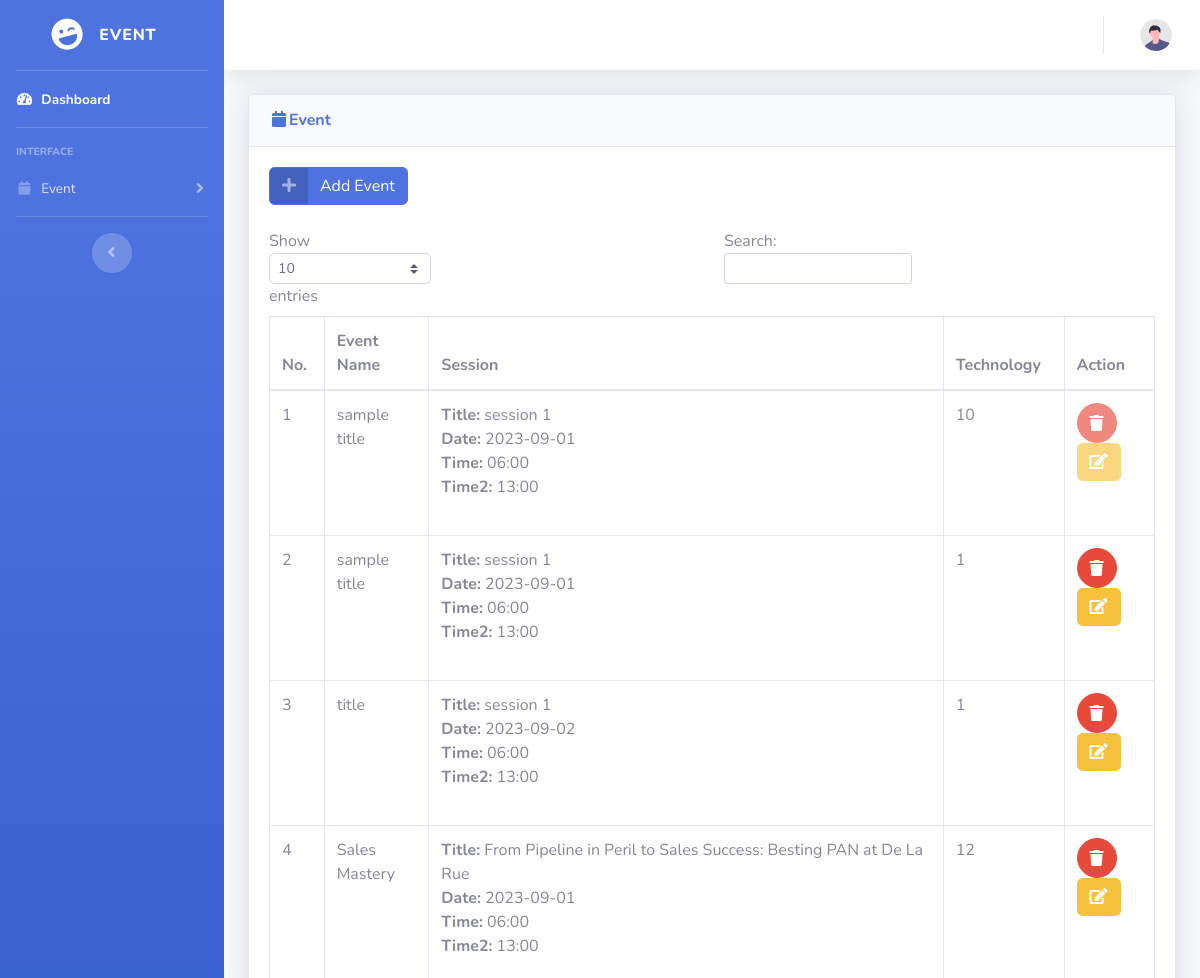
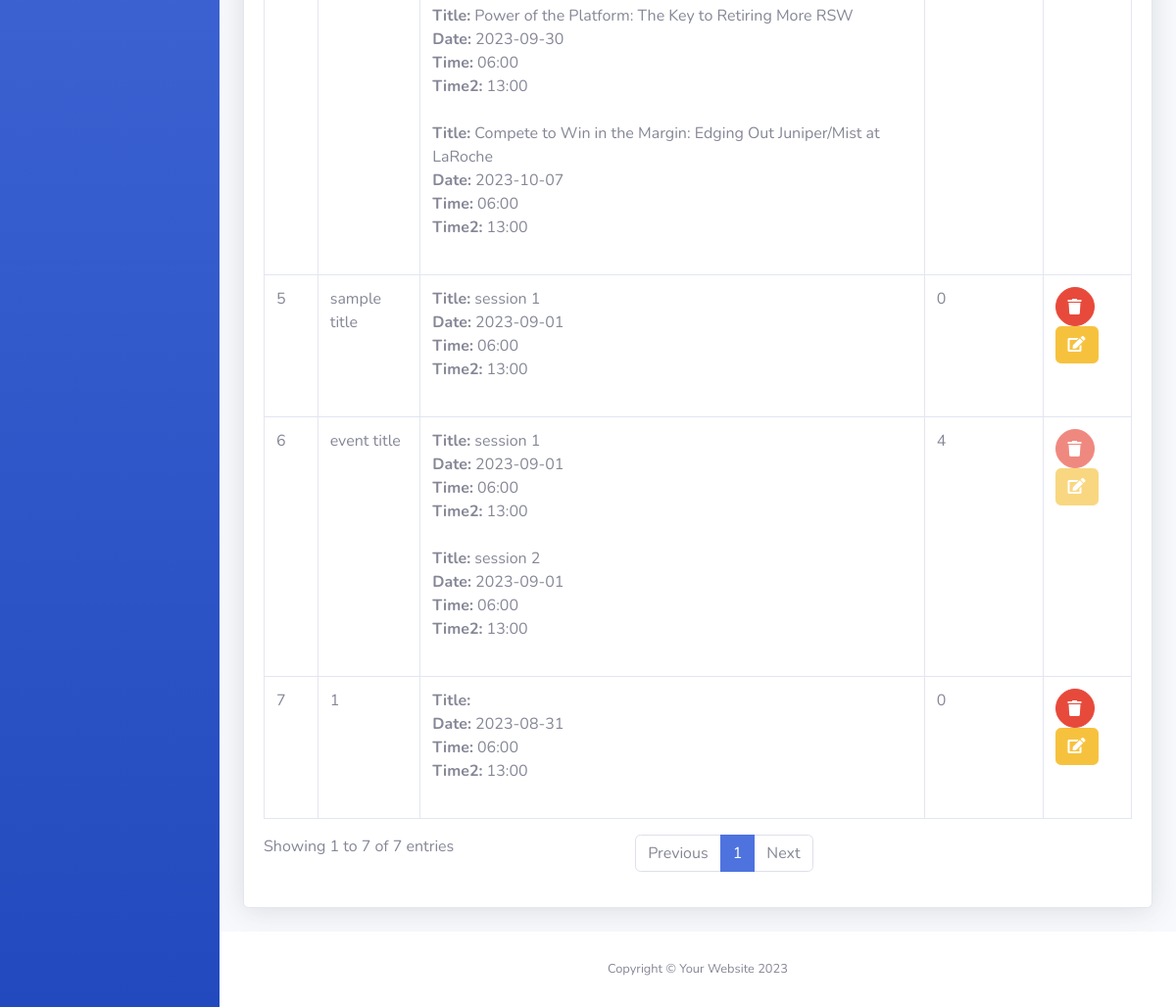
The page /event.php (signed in) on the database its author committed (2 pictures, top to bottom).
### tables this page shows
CREATE TABLE `events` (
  `event_id` int(11) NOT NULL,
  `event_title` varchar(255) NOT NULL,
  `user_id` int(11) NOT NULL,
  `event_status` int(11) NOT NULL COMMENT '0 = deleted\r\n1 = active\r\n2 = already answer'
);

CREATE TABLE `event_sessions` (
  `session_id` int(11) NOT NULL,
  `event_id` int(11) NOT NULL,
  `session_title` varchar(255) NOT NULL,
  `date1` varchar(10) NOT NULL,
  `time1` varchar(10) NOT NULL,
  `time2` varchar(255) NOT NULL
);

### connection.php (called while the page is built, shortened)
<?php
	function getRecord($con, $strSql){
		$arrRec = [];
		$i = 0;
		if ($rs = mysqli_query($con, $strSql)) {
			if(mysqli_num_rows($rs) > 0) {
				while($rec = mysqli_fetch_array($rs)){
					foreach ($rec as $key => $value) {
						$arrRec[$i][$key] = $value;
					}
					$i++;
				}
			}
		}
		else
			die("ERROR: Could not Execute your request!");
		return $arrRec;
		}
?>

### event.php (the view, shortened to what this page needs)
<?php
    include 'connection.php';
    $user_id = $_SESSION['user_id'];
    function getEventSessionsInfo($connection, $event_id) {
        $sessionsInfo = array();
        $sql = "SELECT session_title, date1, time1, time2 FROM event_sessions WHERE event_id = '$event_id'";
        $result = mysqli_query($connection, $sql);
        if ($result) {
            while ($row = mysqli_fetch_assoc($result)) {
                $sessionsInfo[] = $row;
            }
        }
        return $sessionsInfo;
    }
    function getEventTechnologyLineCount($connection, $event_id) {
        $techlineCount = "";
        $sql = "SELECT COUNT(*) as tech_count FROM product_technology_lines WHERE event_id = '$event_id'";
        $result = mysqli_query($connection, $sql);
        if ($result) {
            $row = mysqli_fetch_assoc($result);
            $techlineCount = $row['tech_count'];
            return $techlineCount;
        }
        else{
        }
        return $techlineCount;
    }
?>
<!DOCTYPE html>
<html lang="en">
<head>
    <?php include'link.php'; ?>
</head>
<body id="page-top">
    <div id="wrapper">
        <?php include 'sidebar.php'; ?>
        <div id="content-wrapper" class="d-flex flex-column">
            <div id="content">
                <?php include 'topbar.php'; ?>
                <div class="container-fluid">
                    <div class="card shadow mb-4">
                        <div class="card-header py-3">
                            <h6 class="m-0 font-weight-bold text-primary"><i class="fas fa-fw fa-calendar"></i>Event</h6>
                        </div>
                        <div class="card-body">
                            <a href="event-add.php" class="btn btn-primary btn-icon-split">
                                <span class="icon text-white-50">
                                    <i class="fas fa-plus"></i>
                                </span>
                                <span class="text">Add Event</span>
                            </a>
                            <br><br>
                            <div class="table-responsive">
                                <table class="table table-bordered" id="dataTable" width="100%" cellspacing="0">
                                    <thead>
                                        <tr>
                                            <th>No.</th>
                                            <th>Event Name</th>
                                            <th>Session</th>
                                            <th>Technology</th>
                                            <th>Action</th>
                                        </tr>
                                    </thead>
                                    <tbody>
                                        <?php
                                        $con = openConnection();
                                        $strSql = "SELECT * FROM events where user_id = '$user_id'";
                                        $result = getRecord($con, $strSql);
                                        foreach ($result as $key => $event) {
                                            $event_status = $event['event_status'];
                                            echo
                                            '<tr>
                                                <td>' . ($key + 1) . '</td>
                                                <td>' . $event['event_title'] . '</td>';
                                            $eventSessions = getEventSessionsInfo($con, $event['event_id']);
                                            echo '<td>';
                                            foreach ($eventSessions as $session) {
                                                echo '<strong>Title:</strong> ' . $session['session_title'] . '<br>';
                                                echo '<strong>Date:</strong> ' . $session['date1'] . '<br>';
                                                echo '<strong>Time:</strong> ' . $session['time1'] . '<br>';
                                                echo '<strong>Time2:</strong> ' . $session['time2'] . '<br><br>';
                                            }
                                            echo '</td>';
                                            echo '
                                                <td>';
                                                echo $techCount = getEventTechnologyLineCount($con, $event['event_id']);
                                            echo '</td>
                                                <td>';
                                                if ($event_status == '2') {
                                                    echo '
                                                    <button class="btn btn-danger btn-circle btnDeleteEvent" data-toggle="modal" data-target="#delete_event" event_id="'.$event['event_id'].'" disabled><i class="fas fa-trash"></i></button>
                                                    <button class="btn btn-warning" disabled><i class="fas fa-edit"></i></button>
                                                        ';
                                                }
                                                else{
                                                    echo '
                                                    <button class="btn btn-danger btn-circle btnDeleteEvent" data-toggle="modal" data-target="#delete_event" event_id="'.$event['event_id'].'"><i class="fas fa-trash"></i></button>
                                                    <a href="event-edit.php?eventID=' . $event['event_id'] . '" class="btn btn-warning"><i class="fas fa-edit"></i></a>';
                                                }
                                            echo '
                                                </td>
                                            </tr>';
                                        }
                                        ?>
                                    </tbody>
                                </table>
                            </div>
                        </div>
                    </div>
                </div>
            </div>
            <footer class="sticky-footer bg-white">
                <div class="container my-auto">
                    <div class="copyright text-center my-auto">
                        <span>Copyright &copy; Your Website 2023</span>
                    </div>
                </div>
            </footer>
        </div>
    </div>
</body>
</html>

### rows shown on the page
events: event_title "sample title", event_id "10"
event_sessions: session_title "session 1", date1 "2023-09-01", time1 "06:00", time2 "13:00"
events: event_title "sample title", event_id "1"
events: event_title "title", event_id "1"
event_sessions: session_title "session 1", date1 "2023-09-02", time1 "06:00", time2 "13:00"
events: event_title "Sales Mastery", event_id "12"
event_sessions: session_title "From Pipeline in Peril to Sales Success: Besting PAN at De La Rue", date1 "2023-09-01", time1 "06:00", time2 "13:00"
event_sessions: session_title "Power of the Platform: The Key to Retiring More RSW", date1 "2023-09-30", time1 "06:00", time2 "13:00"
event_sessions: session_title "Compete to Win in the Margin: Edging Out Juniper/Mist at LaRoche", date1 "2023-10-07", time1 "06:00", time2 "13:00"
events: event_title "sample title", event_id "0"
events: event_title "event title", event_id "4"
event_sessions: session_title "session 2", date1 "2023-09-01", time1 "06:00", time2 "13:00"
events: event_title "1", event_id "0"
event_sessions: date1 "2023-08-31", time1 "06:00", time2 "13:00"
